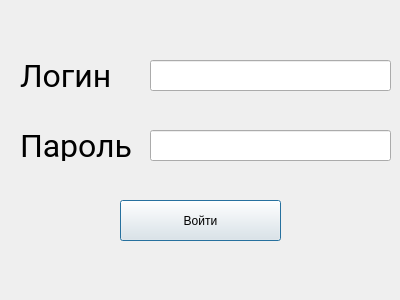
<?xml version="1.0" encoding="UTF-8"?>
<ui version="4.0">
 <class>LoginDialog</class>
 <widget class="QDialog" name="LoginDialog">
  <property name="geometry">
   <rect>
    <x>0</x>
    <y>0</y>
    <width>400</width>
    <height>300</height>
   </rect>
  </property>
  <property name="windowTitle">
   <string>Dialog</string>
  </property>
  <widget class="QLabel" name="label">
   <property name="geometry">
    <rect>
     <x>20</x>
     <y>60</y>
     <width>121</width>
     <height>31</height>
    </rect>
   </property>
   <property name="font">
    <font>
     <family>Roboto</family>
     <pointsize>24</pointsize>
    </font>
   </property>
   <property name="text">
    <string>Логин</string>
   </property>
  </widget>
  <widget class="QLabel" name="label_2">
   <property name="geometry">
    <rect>
     <x>20</x>
     <y>130</y>
     <width>121</width>
     <height>31</height>
    </rect>
   </property>
   <property name="font">
    <font>
     <family>Roboto</family>
     <pointsize>24</pointsize>
    </font>
   </property>
   <property name="text">
    <string>Пароль</string>
   </property>
  </widget>
  <widget class="QLineEdit" name="loginEdit">
   <property name="geometry">
    <rect>
     <x>150</x>
     <y>60</y>
     <width>241</width>
     <height>31</height>
    </rect>
   </property>
   <property name="font">
    <font>
     <family>Roboto</family>
     <pointsize>16</pointsize>
    </font>
   </property>
  </widget>
  <widget class="QLineEdit" name="passEdit">
   <property name="geometry">
    <rect>
     <x>150</x>
     <y>130</y>
     <width>241</width>
     <height>31</height>
    </rect>
   </property>
   <property name="font">
    <font>
     <family>Roboto</family>
     <pointsize>16</pointsize>
    </font>
   </property>
   <property name="echoMode">
    <enum>QLineEdit::Password</enum>
   </property>
  </widget>
  <widget class="QPushButton" name="logButton">
   <property name="geometry">
    <rect>
     <x>120</x>
     <y>200</y>
     <width>161</width>
     <height>41</height>
    </rect>
   </property>
   <property name="text">
    <string>Войти</string>
   </property>
  </widget>
 </widget>
 <resources/>
 <connections/>
</ui>
